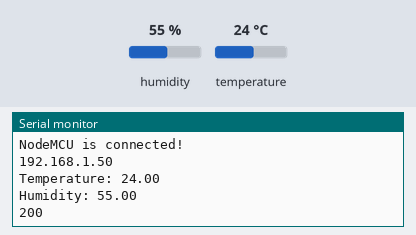
The sketch below on a simulated ESP8266 (NodeMCU). Shown: the last lines printed to the serial monitor. The test bench sets the inputs (shaded band); at power-on: humidity 55 %, temperature 24 °C. WiFi joins after 1.5 s; servers stay silent unless stated; web services answer with replies made up by the test bench.

Above: at 2.8 s.
2.9 s: humidity set to 22 %
At 6.21 s:
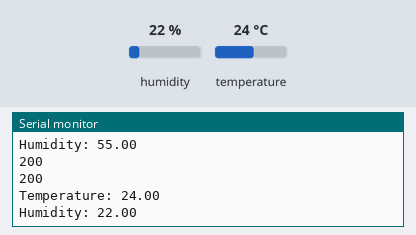
8.2 s: temperature set to 12 °C
At 9.8 s:
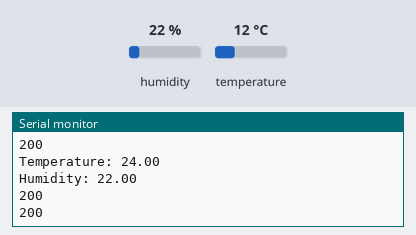
13.5 s: humidity set to 40 %
At 16.6 s:
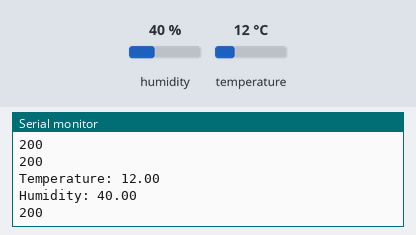
Timing chart, 0 to 18.1 s (numbered marks = the images above; inputs shaded):
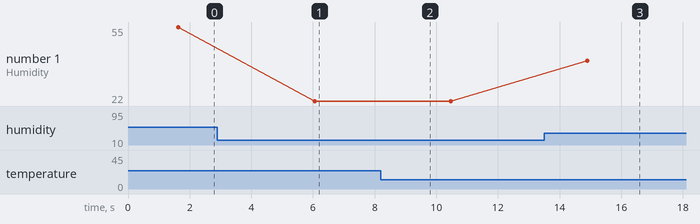

The sketch:

HTTP_GET_Request_using_NodeMCU.ino
```cpp
#include <ESP8266WiFi.h>
#include <DHT.h>
#include <ESP8266HTTPClient.h>

DHT dht(D5, DHT11);

String host = "api.thingspeak.com";
int httpPort = 80;
String url1 = "/update?api_key=9GP766O5W6MRBQUV&field1=";
String url2 = "/update?api_key=9GP766O5W6MRBQUV&field2=";

HTTPClient http;
WiFiClient client;

void setup()
{
  Serial.begin(9600);
  WiFi.begin("Mooazam", "mooazam123");
  while(WiFi.status() != WL_CONNECTED)
  {
    delay(200);
    Serial.print("..");
  }
  Serial.println();
  Serial.println("NodeMCU is connected!");
  Serial.println(WiFi.localIP());
  dht.begin();
}

void loop()
{
  float h = dht.readHumidity();
  float t = dht.readTemperature();
  Serial.println("Temperature: " + String(t));
  Serial.println("Humidity: " + String(h));

  url1 = url1 + String(t);
  http.begin(client,host,httpPort,url1);
  int httpCode = http.GET();
  Serial.println(httpCode);
  delay(2000);

  url2 = url2 + String(h);
  http.begin(client,host,httpPort,url2);
  httpCode = http.GET();
  Serial.println(httpCode);
  delay(2000);
}
```

Measured:
- after the input at 2.9 s, the serial monitor: prints a new line after 3.2 s (image 1)
- after the input at 13.5 s, the serial monitor: prints a new line after 1.4 s (image 3)
- plotted number 1: 55 → 22 after the input at 2.9 s, 22 → 40 after the input at 13.5 s
